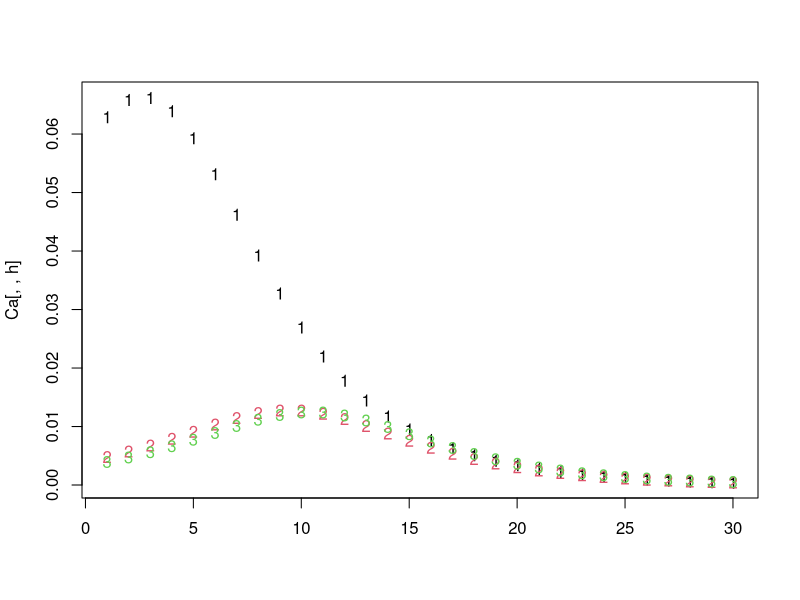
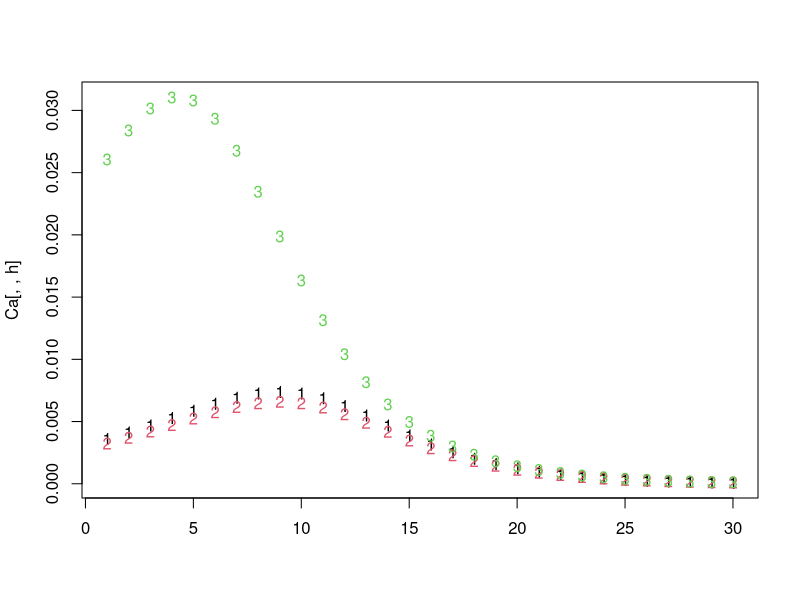

The R source for these figures, in order:
# This is an example of finding the root of the Baranov Catch equation for 
# multiple fleets and a two sex population model, where the sex ratio of the
# observed catch is unknown.  Developed for the iSCAM operating model.
# 

# Steve Martell
# Sept. 10th, 2013.
# To be implemented in Baranov.h
set.seed(991)


# Population variables (Female, Male).
age  <- 1:30
sex  <- 1:2
M    <- c(0.2, 0.25)
surv <- function(x) exp(-x*(age-1))
N    <- sapply(M,surv)

# Fisheries
G    <- 3
gear <- 1:G
F    <- exp(rnorm(G,log(0.2),0.2))
ah   <- matrix(rpois(2*G,10),ncol=2)
gh   <- 2.5
sel  <- function(x) plogis(age,x,gh)
V    <- apply(ah,c(1,2),sel)

# True catch
# Cobs <- N*F*V*(1-exp(-M-F*V))/(M+F*V)
Fa   <- Ca <- V
Za   <- Sa <- Oa <- N
Cg   <- rep(0,length=G)
for(h in sex)
{
	Fa[,,h] <- t(F * t(V[,,h]))
	Za[,h]  <- M[h] + rowSums(Fa[,,h])
	Ca[,,h] <- N[,h]*Fa[,,h]*(1-exp(-Za[,h]))/(Za[,h]) 
	matplot(Ca[,,h])
}
Cobs <- apply(Ca,2,sum)

# ------------------------------------------ #
# Iterative soln for fishing mortality rate  #
# ------------------------------------------ #
# Start with Popes' approximation
TOL    <- 1.e-4
Ni     <- rowSums(sapply(sex,FUN=function(sex){(N[,sex]*exp(-0.5*M[sex]))%*%V[,,sex]}))
Fpope  <- Cobs / Ni
Fi     <- Fpope
Jacobi <- matrix(0,G,G) 

for (iter in 1:300)
{

	for(h in sex)
	{
		Fa[,,h] <- t(Fi * t(V[,,h]))
		Za[,h]  <- M[h] + rowSums(Fa[,,h])
		Sa[,h]  <- exp(-Za[,h])
		Oa[,h]	<- 1.0 - Sa[,h]
		Ca[,,h] <- N[,h]*Fa[,,h]*(1-exp(-Za[,h]))/(Za[,h])
		for(i in gear)
		{
			for(j in gear)
			{
				if(i==j)
				{
					k1   <- N[,h] * V[,i,h] / Za[,h]
					k2   <- k1 * V[,i,h]
					k3   <- k2 / Za[,h]
					dcdf <- -(k1%*%Oa[,h]) - Fi[i]*(k2%*%Sa[,h]) + Fi[i]*(k3%*%Oa[,h])

					Jacobi[i,j] <- Jacobi[i,j] + as.double(dcdf)
				}
				else
				{
					t1   <- Fi[i] * N[,h] * V[,i,h] / Za[,h]
					t2   <- t1 * V[,i,h]
					t3   <- t2 / Za[,h] 
					dcdf <- -(t2%*%Sa[,h]) + (t3%*%Oa[,h])

					Jacobi[j,i] <- Jacobi[j,i] + as.double(dcdf)
				}
			}
		}
	}
	Chat <- apply(Ca,2,sum)
	fx   <- Cobs - Chat
	invJ <- -solve(Jacobi)
	Fi   <- Fi + as.double( fx%*%invJ )
	# cat("fx = ", round(fx,4)," Sum = ",sum(abs(fx)),"\n")
	if(sum(abs(fx))<=TOL) break;
}



# ------------------------------------------ #
# | RESULTS                                | #
# ------------------------------------------ #
cat("| --------------------------------------------------------- |\n")
cat("| RESULTS * RESULTS * RESULTS * RESULTS * RESULTS * RESULTS |\n")
cat("| --------------------------------------------------------- |\n")
cat("| Observed catch vector               := ",round(Cobs,3),"|\n")
cat("| Predicted catch vector              := ",round(Chat,3),"|\n")
cat("| --------------------------------------------------------- |\n")
cat("| True fishing mortality              := ",round(F,3),"|\n")
cat("| Newton method fishing mortality     := ",round(Fi,3),"|\n")
cat("| Root of the function (should = 0)   := ",signif(sum(abs(fx)),3),"\n")
cat("| --------------------------------------------------------- |\n")
cat("| Fishing mortality from Popes approx := ",round(Fpope,3),"|\n")
cat("| --------------------------------------------------------- |\n")



